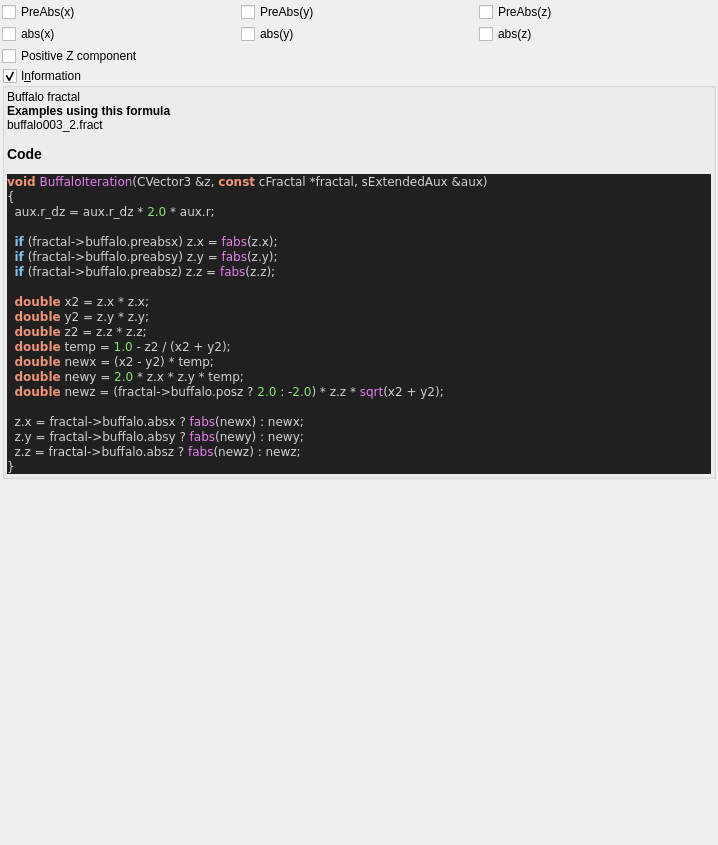
<?xml version="1.0" encoding="UTF-8"?>
<ui version="4.0">
 <class>buffalo</class>
 <widget class="QWidget" name="Form">
  <property name="geometry">
   <rect>
    <x>0</x>
    <y>0</y>
    <width>718</width>
    <height>845</height>
   </rect>
  </property>
  <property name="windowTitle">
   <string notr="true">buffalo</string>
  </property>
  <layout class="QVBoxLayout" name="verticalLayout">
   <property name="spacing">
    <number>2</number>
   </property>
   <property name="leftMargin">
    <number>2</number>
   </property>
   <property name="topMargin">
    <number>2</number>
   </property>
   <property name="rightMargin">
    <number>2</number>
   </property>
   <property name="bottomMargin">
    <number>2</number>
   </property>
   <item>
    <layout class="QGridLayout" name="gridLayout">
     <item row="0" column="0">
      <widget class="QCheckBox" name="checkBox_buffalo_preabs_x">
       <property name="text">
        <string>PreAbs(x)</string>
       </property>
      </widget>
     </item>
     <item row="0" column="1">
      <widget class="QCheckBox" name="checkBox_buffalo_preabs_y">
       <property name="text">
        <string>PreAbs(y)</string>
       </property>
      </widget>
     </item>
     <item row="0" column="2">
      <widget class="QCheckBox" name="checkBox_buffalo_preabs_z">
       <property name="text">
        <string>PreAbs(z)</string>
       </property>
      </widget>
     </item>
     <item row="1" column="0">
      <widget class="QCheckBox" name="checkBox_buffalo_abs_x">
       <property name="text">
        <string notr="true">abs(x)</string>
       </property>
      </widget>
     </item>
     <item row="1" column="1">
      <widget class="QCheckBox" name="checkBox_buffalo_abs_y">
       <property name="text">
        <string notr="true">abs(y)</string>
       </property>
      </widget>
     </item>
     <item row="1" column="2">
      <widget class="QCheckBox" name="checkBox_buffalo_abs_z">
       <property name="text">
        <string notr="true">abs(z)</string>
       </property>
      </widget>
     </item>
    </layout>
   </item>
   <item>
    <widget class="QCheckBox" name="checkBox_buffalo_pos_z">
     <property name="sizePolicy">
      <sizepolicy hsizetype="Minimum" vsizetype="Maximum">
       <horstretch>0</horstretch>
       <verstretch>0</verstretch>
      </sizepolicy>
     </property>
     <property name="text">
      <string>Positive Z component</string>
     </property>
    </widget>
   </item>
   <item>
    <widget class="MyGroupBox" name="groupCheck_info">
     <property name="title">
      <string>I&amp;nformation</string>
     </property>
     <property name="flat">
      <bool>false</bool>
     </property>
     <property name="checkable">
      <bool>true</bool>
     </property>
     <layout class="QVBoxLayout" name="verticalLayout_2">
      <property name="spacing">
       <number>2</number>
      </property>
      <property name="leftMargin">
       <number>2</number>
      </property>
      <property name="topMargin">
       <number>2</number>
      </property>
      <property name="rightMargin">
       <number>2</number>
      </property>
      <property name="bottomMargin">
       <number>2</number>
      </property>
      <item>
       <widget class="QLabel" name="label_code_content">
        <property name="text">
         <string notr="true">&lt;p&gt;Buffalo fractal&lt;/p&gt;&lt;table&gt;
&lt;/table&gt;
&lt;br&gt;&lt;b&gt;Examples using this formula&lt;/b&gt;&lt;br&gt;buffalo003_2.fract&lt;h3&gt;Code&lt;/h3&gt;
&lt;body style=&quot;background-color:#202020&quot;&gt;
&lt;pre style=&quot;color:#d0d0d0; background-color:#202020;  font-family:'Courier New',monospace;&quot;&gt;&lt;span style=&quot;color:#f09479; font-weight:bold&quot;&gt;void&lt;/span&gt; &lt;span style=&quot;color:#e47eed&quot;&gt;BuffaloIteration&lt;/span&gt;&lt;span style=&quot;color:#d0d0d0&quot;&gt;(&lt;/span&gt;CVector3 &lt;span style=&quot;color:#d0d0d0&quot;&gt;&amp;amp;&lt;/span&gt;z&lt;span style=&quot;color:#d0d0d0&quot;&gt;,&lt;/span&gt; &lt;span style=&quot;color:#f09479; font-weight:bold&quot;&gt;const&lt;/span&gt; cFractal &lt;span style=&quot;color:#d0d0d0&quot;&gt;*&lt;/span&gt;fractal&lt;span style=&quot;color:#d0d0d0&quot;&gt;,&lt;/span&gt; sExtendedAux &lt;span style=&quot;color:#d0d0d0&quot;&gt;&amp;amp;&lt;/span&gt;aux&lt;span style=&quot;color:#d0d0d0&quot;&gt;)&lt;/span&gt;
&lt;span style=&quot;color:#d0d0d0&quot;&gt;{&lt;/span&gt;
  aux&lt;span style=&quot;color:#d0d0d0&quot;&gt;.&lt;/span&gt;r_dz &lt;span style=&quot;color:#d0d0d0&quot;&gt;=&lt;/span&gt; aux&lt;span style=&quot;color:#d0d0d0&quot;&gt;.&lt;/span&gt;r_dz &lt;span style=&quot;color:#d0d0d0&quot;&gt;*&lt;/span&gt; &lt;span style=&quot;color:#87df71&quot;&gt;2.0&lt;/span&gt; &lt;span style=&quot;color:#d0d0d0&quot;&gt;*&lt;/span&gt; aux&lt;span style=&quot;color:#d0d0d0&quot;&gt;.&lt;/span&gt;r&lt;span style=&quot;color:#d0d0d0&quot;&gt;;&lt;/span&gt;

  &lt;span style=&quot;color:#7ec0ee; font-weight:bold&quot;&gt;if&lt;/span&gt; &lt;span style=&quot;color:#d0d0d0&quot;&gt;(&lt;/span&gt;fractal&lt;span style=&quot;color:#d0d0d0&quot;&gt;-&amp;gt;&lt;/span&gt;buffalo&lt;span style=&quot;color:#d0d0d0&quot;&gt;.&lt;/span&gt;preabsx&lt;span style=&quot;color:#d0d0d0&quot;&gt;)&lt;/span&gt; z&lt;span style=&quot;color:#d0d0d0&quot;&gt;.&lt;/span&gt;x &lt;span style=&quot;color:#d0d0d0&quot;&gt;=&lt;/span&gt; &lt;span style=&quot;color:#e47eed&quot;&gt;fabs&lt;/span&gt;&lt;span style=&quot;color:#d0d0d0&quot;&gt;(&lt;/span&gt;z&lt;span style=&quot;color:#d0d0d0&quot;&gt;.&lt;/span&gt;x&lt;span style=&quot;color:#d0d0d0&quot;&gt;);&lt;/span&gt;
  &lt;span style=&quot;color:#7ec0ee; font-weight:bold&quot;&gt;if&lt;/span&gt; &lt;span style=&quot;color:#d0d0d0&quot;&gt;(&lt;/span&gt;fractal&lt;span style=&quot;color:#d0d0d0&quot;&gt;-&amp;gt;&lt;/span&gt;buffalo&lt;span style=&quot;color:#d0d0d0&quot;&gt;.&lt;/span&gt;preabsy&lt;span style=&quot;color:#d0d0d0&quot;&gt;)&lt;/span&gt; z&lt;span style=&quot;color:#d0d0d0&quot;&gt;.&lt;/span&gt;y &lt;span style=&quot;color:#d0d0d0&quot;&gt;=&lt;/span&gt; &lt;span style=&quot;color:#e47eed&quot;&gt;fabs&lt;/span&gt;&lt;span style=&quot;color:#d0d0d0&quot;&gt;(&lt;/span&gt;z&lt;span style=&quot;color:#d0d0d0&quot;&gt;.&lt;/span&gt;y&lt;span style=&quot;color:#d0d0d0&quot;&gt;);&lt;/span&gt;
  &lt;span style=&quot;color:#7ec0ee; font-weight:bold&quot;&gt;if&lt;/span&gt; &lt;span style=&quot;color:#d0d0d0&quot;&gt;(&lt;/span&gt;fractal&lt;span style=&quot;color:#d0d0d0&quot;&gt;-&amp;gt;&lt;/span&gt;buffalo&lt;span style=&quot;color:#d0d0d0&quot;&gt;.&lt;/span&gt;preabsz&lt;span style=&quot;color:#d0d0d0&quot;&gt;)&lt;/span&gt; z&lt;span style=&quot;color:#d0d0d0&quot;&gt;.&lt;/span&gt;z &lt;span style=&quot;color:#d0d0d0&quot;&gt;=&lt;/span&gt; &lt;span style=&quot;color:#e47eed&quot;&gt;fabs&lt;/span&gt;&lt;span style=&quot;color:#d0d0d0&quot;&gt;(&lt;/span&gt;z&lt;span style=&quot;color:#d0d0d0&quot;&gt;.&lt;/span&gt;z&lt;span style=&quot;color:#d0d0d0&quot;&gt;);&lt;/span&gt;

  &lt;span style=&quot;color:#f09479; font-weight:bold&quot;&gt;double&lt;/span&gt; x2 &lt;span style=&quot;color:#d0d0d0&quot;&gt;=&lt;/span&gt; z&lt;span style=&quot;color:#d0d0d0&quot;&gt;.&lt;/span&gt;x &lt;span style=&quot;color:#d0d0d0&quot;&gt;*&lt;/span&gt; z&lt;span style=&quot;color:#d0d0d0&quot;&gt;.&lt;/span&gt;x&lt;span style=&quot;color:#d0d0d0&quot;&gt;;&lt;/span&gt;
  &lt;span style=&quot;color:#f09479; font-weight:bold&quot;&gt;double&lt;/span&gt; y2 &lt;span style=&quot;color:#d0d0d0&quot;&gt;=&lt;/span&gt; z&lt;span style=&quot;color:#d0d0d0&quot;&gt;.&lt;/span&gt;y &lt;span style=&quot;color:#d0d0d0&quot;&gt;*&lt;/span&gt; z&lt;span style=&quot;color:#d0d0d0&quot;&gt;.&lt;/span&gt;y&lt;span style=&quot;color:#d0d0d0&quot;&gt;;&lt;/span&gt;
  &lt;span style=&quot;color:#f09479; font-weight:bold&quot;&gt;double&lt;/span&gt; z2 &lt;span style=&quot;color:#d0d0d0&quot;&gt;=&lt;/span&gt; z&lt;span style=&quot;color:#d0d0d0&quot;&gt;.&lt;/span&gt;z &lt;span style=&quot;color:#d0d0d0&quot;&gt;*&lt;/span&gt; z&lt;span style=&quot;color:#d0d0d0&quot;&gt;.&lt;/span&gt;z&lt;span style=&quot;color:#d0d0d0&quot;&gt;;&lt;/span&gt;
  &lt;span style=&quot;color:#f09479; font-weight:bold&quot;&gt;double&lt;/span&gt; temp &lt;span style=&quot;color:#d0d0d0&quot;&gt;=&lt;/span&gt; &lt;span style=&quot;color:#87df71&quot;&gt;1.0&lt;/span&gt; &lt;span style=&quot;color:#d0d0d0&quot;&gt;-&lt;/span&gt; z2 &lt;span style=&quot;color:#d0d0d0&quot;&gt;/ (&lt;/span&gt;x2 &lt;span style=&quot;color:#d0d0d0&quot;&gt;+&lt;/span&gt; y2&lt;span style=&quot;color:#d0d0d0&quot;&gt;);&lt;/span&gt;
  &lt;span style=&quot;color:#f09479; font-weight:bold&quot;&gt;double&lt;/span&gt; newx &lt;span style=&quot;color:#d0d0d0&quot;&gt;= (&lt;/span&gt;x2 &lt;span style=&quot;color:#d0d0d0&quot;&gt;-&lt;/span&gt; y2&lt;span style=&quot;color:#d0d0d0&quot;&gt;) *&lt;/span&gt; temp&lt;span style=&quot;color:#d0d0d0&quot;&gt;;&lt;/span&gt;
  &lt;span style=&quot;color:#f09479; font-weight:bold&quot;&gt;double&lt;/span&gt; newy &lt;span style=&quot;color:#d0d0d0&quot;&gt;=&lt;/span&gt; &lt;span style=&quot;color:#87df71&quot;&gt;2.0&lt;/span&gt; &lt;span style=&quot;color:#d0d0d0&quot;&gt;*&lt;/span&gt; z&lt;span style=&quot;color:#d0d0d0&quot;&gt;.&lt;/span&gt;x &lt;span style=&quot;color:#d0d0d0&quot;&gt;*&lt;/span&gt; z&lt;span style=&quot;color:#d0d0d0&quot;&gt;.&lt;/span&gt;y &lt;span style=&quot;color:#d0d0d0&quot;&gt;*&lt;/span&gt; temp&lt;span style=&quot;color:#d0d0d0&quot;&gt;;&lt;/span&gt;
  &lt;span style=&quot;color:#f09479; font-weight:bold&quot;&gt;double&lt;/span&gt; newz &lt;span style=&quot;color:#d0d0d0&quot;&gt;= (&lt;/span&gt;fractal&lt;span style=&quot;color:#d0d0d0&quot;&gt;-&amp;gt;&lt;/span&gt;buffalo&lt;span style=&quot;color:#d0d0d0&quot;&gt;.&lt;/span&gt;posz ? &lt;span style=&quot;color:#87df71&quot;&gt;2.0&lt;/span&gt; &lt;span style=&quot;color:#d0d0d0&quot;&gt;: -&lt;/span&gt;&lt;span style=&quot;color:#87df71&quot;&gt;2.0&lt;/span&gt;&lt;span style=&quot;color:#d0d0d0&quot;&gt;) *&lt;/span&gt; z&lt;span style=&quot;color:#d0d0d0&quot;&gt;.&lt;/span&gt;z &lt;span style=&quot;color:#d0d0d0&quot;&gt;*&lt;/span&gt; &lt;span style=&quot;color:#e47eed&quot;&gt;sqrt&lt;/span&gt;&lt;span style=&quot;color:#d0d0d0&quot;&gt;(&lt;/span&gt;x2 &lt;span style=&quot;color:#d0d0d0&quot;&gt;+&lt;/span&gt; y2&lt;span style=&quot;color:#d0d0d0&quot;&gt;);&lt;/span&gt;

  z&lt;span style=&quot;color:#d0d0d0&quot;&gt;.&lt;/span&gt;x &lt;span style=&quot;color:#d0d0d0&quot;&gt;=&lt;/span&gt; fractal&lt;span style=&quot;color:#d0d0d0&quot;&gt;-&amp;gt;&lt;/span&gt;buffalo&lt;span style=&quot;color:#d0d0d0&quot;&gt;.&lt;/span&gt;absx ? &lt;span style=&quot;color:#e47eed&quot;&gt;fabs&lt;/span&gt;&lt;span style=&quot;color:#d0d0d0&quot;&gt;(&lt;/span&gt;newx&lt;span style=&quot;color:#d0d0d0&quot;&gt;) :&lt;/span&gt; newx&lt;span style=&quot;color:#d0d0d0&quot;&gt;;&lt;/span&gt;
  z&lt;span style=&quot;color:#d0d0d0&quot;&gt;.&lt;/span&gt;y &lt;span style=&quot;color:#d0d0d0&quot;&gt;=&lt;/span&gt; fractal&lt;span style=&quot;color:#d0d0d0&quot;&gt;-&amp;gt;&lt;/span&gt;buffalo&lt;span style=&quot;color:#d0d0d0&quot;&gt;.&lt;/span&gt;absy ? &lt;span style=&quot;color:#e47eed&quot;&gt;fabs&lt;/span&gt;&lt;span style=&quot;color:#d0d0d0&quot;&gt;(&lt;/span&gt;newy&lt;span style=&quot;color:#d0d0d0&quot;&gt;) :&lt;/span&gt; newy&lt;span style=&quot;color:#d0d0d0&quot;&gt;;&lt;/span&gt;
  z&lt;span style=&quot;color:#d0d0d0&quot;&gt;.&lt;/span&gt;z &lt;span style=&quot;color:#d0d0d0&quot;&gt;=&lt;/span&gt; fractal&lt;span style=&quot;color:#d0d0d0&quot;&gt;-&amp;gt;&lt;/span&gt;buffalo&lt;span style=&quot;color:#d0d0d0&quot;&gt;.&lt;/span&gt;absz ? &lt;span style=&quot;color:#e47eed&quot;&gt;fabs&lt;/span&gt;&lt;span style=&quot;color:#d0d0d0&quot;&gt;(&lt;/span&gt;newz&lt;span style=&quot;color:#d0d0d0&quot;&gt;) :&lt;/span&gt; newz&lt;span style=&quot;color:#d0d0d0&quot;&gt;;&lt;/span&gt;
&lt;span style=&quot;color:#d0d0d0&quot;&gt;}&lt;/span&gt;
&lt;/pre&gt;
&lt;/body&gt;</string>
        </property>
        <property name="wordWrap">
         <bool>true</bool>
        </property>
        <property name="openExternalLinks">
         <bool>true</bool>
        </property>
        <property name="textInteractionFlags">
         <set>Qt::LinksAccessibleByMouse|Qt::TextSelectableByMouse</set>
        </property>
       </widget>
      </item>
     </layout>
    </widget>
   </item>
   <item>
    <spacer name="verticalSpacer">
     <property name="orientation">
      <enum>Qt::Vertical</enum>
     </property>
     <property name="sizeHint" stdset="0">
      <size>
       <width>20</width>
       <height>40</height>
      </size>
     </property>
    </spacer>
   </item>
  </layout>
 </widget>
 <customwidgets>
  <customwidget>
   <class>MyGroupBox</class>
   <extends>QGroupBox</extends>
   <header>my_group_box.h</header>
   <container>1</container>
  </customwidget>
 </customwidgets>
 <tabstops>
  <tabstop>checkBox_buffalo_preabs_x</tabstop>
  <tabstop>checkBox_buffalo_preabs_y</tabstop>
  <tabstop>checkBox_buffalo_preabs_z</tabstop>
  <tabstop>checkBox_buffalo_abs_x</tabstop>
  <tabstop>checkBox_buffalo_abs_y</tabstop>
  <tabstop>checkBox_buffalo_abs_z</tabstop>
  <tabstop>checkBox_buffalo_pos_z</tabstop>
  <tabstop>groupCheck_info</tabstop>
 </tabstops>
 <resources/>
 <connections/>
</ui>
